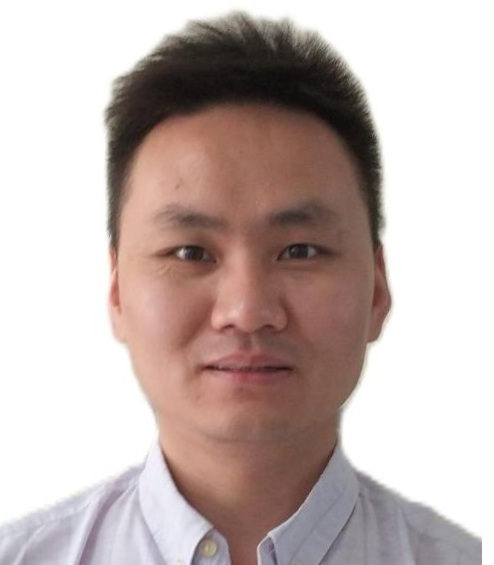
#> input picture PIL/sample2.jpg, 494 x 565 px
$ python pillon_validation.py
#> lines starting #> are read from the running program, lines starting #| are printed output that depends on the picture; after the words box and inside, x2 and y2 are one past the last pixel; in counts of white or black regions, pixels touching at a corner belong together
from PIL import Image, ImageOps
image = Image.open("sample2.jpg")
#> image is the input picture: PIL image 494x565 RGB; mean R, G, B 195.4, 180.6, 177.1
image.show()
gray_image = ImageOps.grayscale(image)
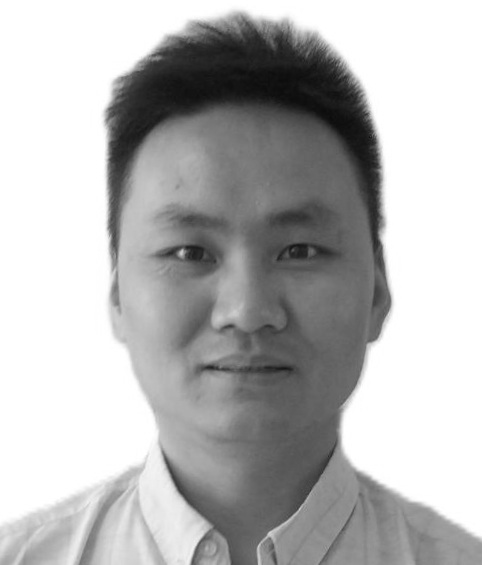
#> gray_image: PIL image 494x565 L; min 11, max 255, mean 184.6

bw_image = gray_image.point(lambda x: 0 if x <105 else 144, "1")
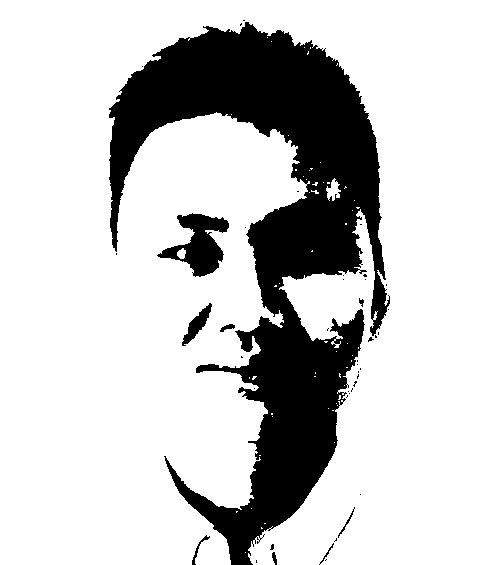
#> bw_image: PIL image 494x565 1; 78.9% white; 43 black regions (34 under 20 px), largest, box (x1, y1, x2, y2) and area: (109, 22, 390, 565) 55978, (157, 213, 229, 277) 2166, (182, 303, 212, 346) 441
bw_image.show()

$ run again, with PIL/sample.jpg copied over PIL/sample2.jpg
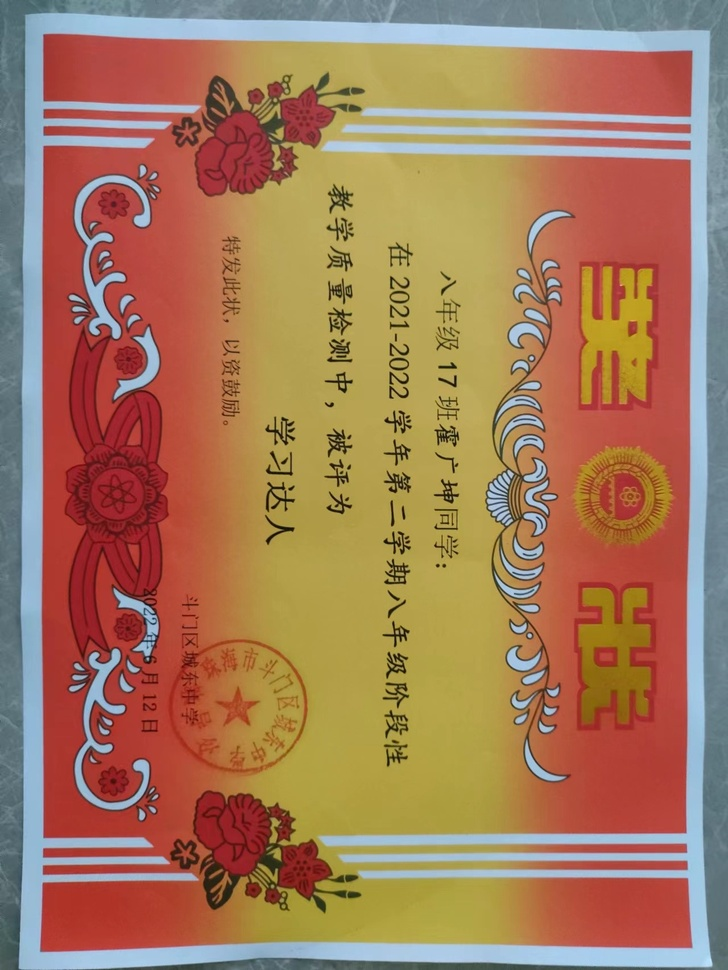
#> input picture PIL/sample.jpg, 728 x 970 px, shrunk from 1280 x 1706 before the run
#> image is the input picture: PIL image 728x970 RGB; mean R, G, B 164, 122, 91.6
#> `gray_image = ImageOps.grayscale(image)`:
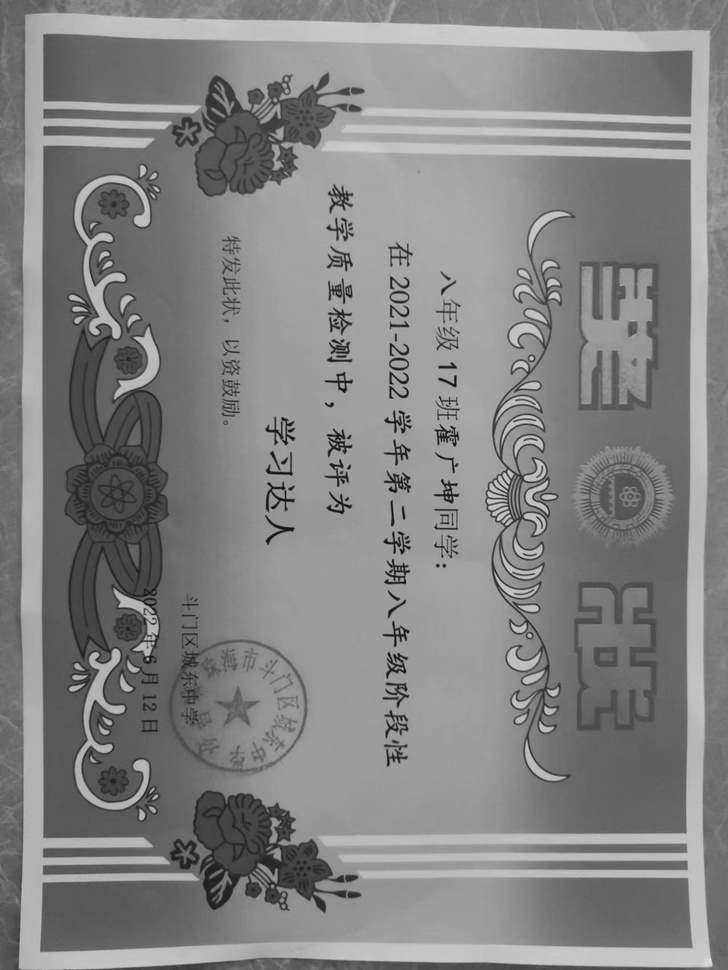
#> gray_image: PIL image 728x970 L; min 13, max 224, mean 131.1
#> `bw_image = gray_image.point(lambda x: 0 if x <105 else 144, "1")`:
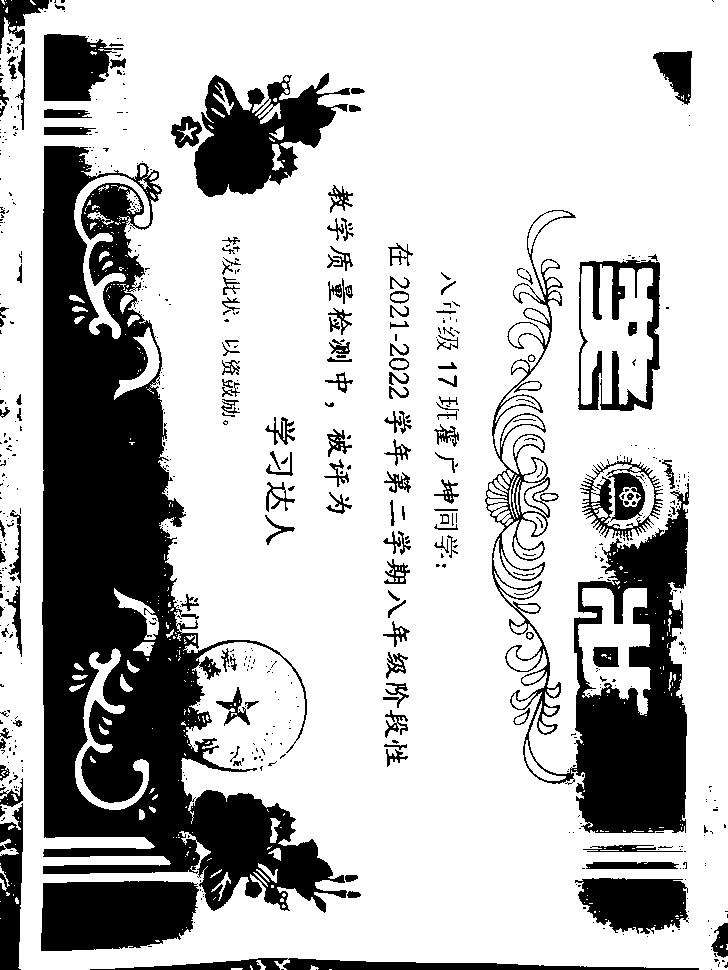
#> bw_image: PIL image 728x970 1; 74.4% white; 655 black regions (505 under 20 px), largest, box (x1, y1, x2, y2) and area: (42, 146, 347, 913) 90486, (485, 210, 689, 833) 29391, (194, 73, 350, 197) 10066
